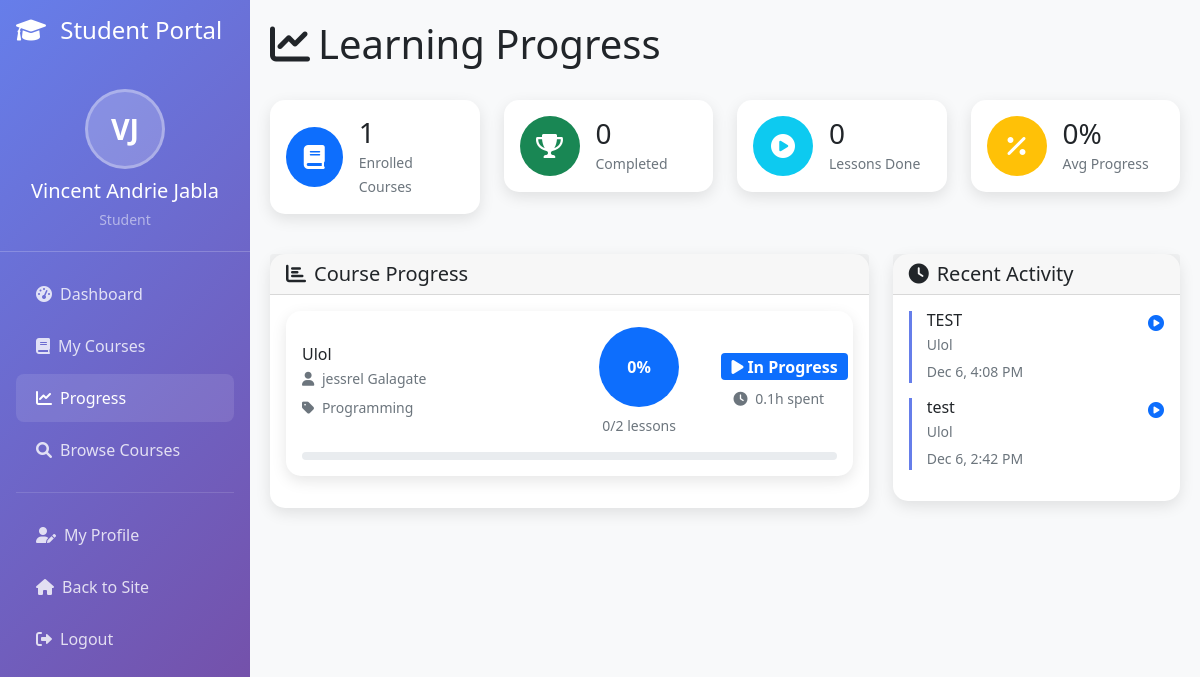
Screenshot of /student/progress.php (signed in) with the database file from the repository.
### tables this page shows
CREATE TABLE `users` (
  `id` int(11) NOT NULL,
  `username` varchar(50) NOT NULL,
  `email` varchar(100) NOT NULL,
  `password` varchar(255) NOT NULL,
  `first_name` varchar(50) NOT NULL,
  `last_name` varchar(50) NOT NULL,
  `role` enum('student','instructor','admin') DEFAULT 'student',
  `profile_image` varchar(255) DEFAULT NULL,
  `bio` text DEFAULT NULL,
  `phone` varchar(20) DEFAULT NULL,
  `date_of_birth` date DEFAULT NULL,
  `instructor_rating_average` decimal(3,2) DEFAULT 0.00,
  `instructor_rating_count` int(11) DEFAULT 0,
  `is_active` tinyint(1) DEFAULT 1,
  `email_verified` tinyint(1) DEFAULT 0,
  `created_at` timestamp NOT NULL DEFAULT current_timestamp(),
  `updated_at` timestamp NOT NULL DEFAULT current_timestamp() ON UPDATE current_timestamp()
);

CREATE TABLE `courses` (
  `id` int(11) NOT NULL,
  `title` varchar(200) NOT NULL,
  `description` text NOT NULL,
  `short_description` varchar(500) DEFAULT NULL,
  `instructor_id` int(11) NOT NULL,
  `category_id` int(11) NOT NULL,
  `price` decimal(10,2) DEFAULT 0.00,
  `is_free` tinyint(1) DEFAULT 1,
  `thumbnail` varchar(255) DEFAULT NULL,
  `video_preview` varchar(255) DEFAULT NULL,
  `level` enum('beginner','intermediate','advanced') DEFAULT 'beginner',
  `duration_hours` int(11) DEFAULT 0,
  `language` varchar(50) DEFAULT 'English',
  `requirements` text DEFAULT NULL,
  `what_you_learn` text DEFAULT NULL,
  `is_published` tinyint(1) DEFAULT 0,
  `is_featured` tinyint(1) DEFAULT 0,
  `enrollment_count` int(11) DEFAULT 0,
  `rating_average` decimal(3,2) DEFAULT 0.00,
  `rating_count` int(11) DEFAULT 0,
  `created_at` timestamp NOT NULL DEFAULT current_timestamp(),
  `updated_at` timestamp NOT NULL DEFAULT current_timestamp() ON UPDATE current_timestamp()
);

CREATE TABLE `categories` (
  `id` int(11) NOT NULL,
  `name` varchar(100) NOT NULL,
  `description` text DEFAULT NULL,
  `slug` varchar(100) NOT NULL,
  `image` varchar(255) DEFAULT NULL,
  `is_active` tinyint(1) DEFAULT 1,
  `created_at` timestamp NOT NULL DEFAULT current_timestamp()
);

CREATE TABLE `lesson_progress` (
  `id` int(11) NOT NULL,
  `student_id` int(11) NOT NULL,
  `lesson_id` int(11) NOT NULL,
  `course_id` int(11) NOT NULL,
  `is_completed` tinyint(1) DEFAULT 0,
  `completion_date` timestamp NULL DEFAULT NULL,
  `time_spent` int(11) DEFAULT 0,
  `last_position` int(11) DEFAULT 0,
  `created_at` timestamp NOT NULL DEFAULT current_timestamp(),
  `updated_at` timestamp NOT NULL DEFAULT current_timestamp() ON UPDATE current_timestamp()
);

CREATE TABLE `lessons` (
  `id` int(11) NOT NULL,
  `course_id` int(11) NOT NULL,
  `title` varchar(200) NOT NULL,
  `description` text DEFAULT NULL,
  `content` longtext DEFAULT NULL,
  `video_url` varchar(500) DEFAULT NULL,
  `video_duration` int(11) DEFAULT 0,
  `lesson_order` int(11) NOT NULL,
  `is_preview` tinyint(1) DEFAULT 0,
  `attachments` longtext DEFAULT NULL CHECK (json_valid(`attachments`)),
  `quiz_id` int(11) DEFAULT NULL,
  `is_published` tinyint(1) DEFAULT 1,
  `created_at` timestamp NOT NULL DEFAULT current_timestamp(),
  `updated_at` timestamp NOT NULL DEFAULT current_timestamp() ON UPDATE current_timestamp()
);

### student/progress.php (the view, shortened to what the rows shown need)
<?php
require_once __DIR__ . '/../classes/User.php';
$student_id = $_SESSION['user_id'];
try {
    $database = new Database();
    $conn = $database->getConnection();
    $query = "SELECT c.*, e.enrollment_date, e.progress_percentage, e.is_completed,
                     cat.name as category_name,
                     u.first_name as instructor_first_name, u.last_name as instructor_last_name,
                     (SELECT COUNT(*) FROM lessons l WHERE l.course_id = c.id AND l.is_published = 1) as total_lessons,
                     (SELECT COUNT(*) FROM lesson_progress lp
                      JOIN lessons l ON lp.lesson_id = l.id
                      WHERE lp.student_id = :student_id AND l.course_id = c.id AND lp.is_completed = 1) as completed_lessons,
                     (SELECT SUM(lp.time_spent) FROM lesson_progress lp
                      JOIN lessons l ON lp.lesson_id = l.id
                      WHERE lp.student_id = :student_id2 AND l.course_id = c.id) as total_time_spent
              FROM enrollments e
              JOIN courses c ON e.course_id = c.id
              JOIN categories cat ON c.category_id = cat.id
              JOIN users u ON c.instructor_id = u.id
              WHERE e.student_id = :student_id3
              ORDER BY e.enrollment_date DESC";
    $stmt = $conn->prepare($query);
    $stmt->bindParam(':student_id', $student_id);
    $stmt->bindParam(':student_id2', $student_id);
    $stmt->bindParam(':student_id3', $student_id);
    $stmt->execute();
    $course_progress = $stmt->fetchAll(PDO::FETCH_ASSOC);
    $query = "SELECT lp.*, l.title as lesson_title, c.title as course_title, c.id as course_id
              FROM lesson_progress lp
              JOIN lessons l ON lp.lesson_id = l.id
              JOIN courses c ON l.course_id = c.id
              WHERE lp.student_id = :student_id
              ORDER BY lp.updated_at DESC
              LIMIT 10";
    $stmt = $conn->prepare($query);
    $stmt->bindParam(':student_id', $student_id);
    $stmt->execute();
    $recent_activity = $stmt->fetchAll(PDO::FETCH_ASSOC);
} catch (Exception $e) {
    $overall_stats = ['total_enrolled' => 0, 'completed_courses' => 0, 'total_lessons' => 0, 'completed_lessons' => 0, 'avg_progress' => 0];
    $course_progress = [];
    $recent_activity = [];
}
?>
<!DOCTYPE html>
<html lang="en">
<head>
    <link href="https://cdn.jsdelivr.net/npm/bootstrap@5.1.3/dist/css/bootstrap.min.css" rel="stylesheet">
    <link href="https://cdnjs.cloudflare.com/ajax/libs/font-awesome/6.0.0/css/all.min.css" rel="stylesheet">
</head>
<body class="bg-light">
    <?php include 'includes/sidebar.php'; ?>
    <div class="main-content">
        <div class="d-flex justify-content-between align-items-center mb-4">
            <h1><i class="fas fa-chart-line me-2"></i>Learning Progress</h1>
        </div>
                <div class="row mb-4">
                    <div class="col-lg-8">
                        <div class="card">
                            <div class="card-body">
                                <?php if (!empty($course_progress)): ?>
                                    <?php foreach ($course_progress as $course): ?>
                                        <?php
                                        $progress = $course['total_lessons'] > 0 ?
                                            round(($course['completed_lessons'] / $course['total_lessons']) * 100) : 0;
                                        $time_spent_hours = $course['total_time_spent'] ? round($course['total_time_spent'] / 3600, 1) : 0;
                                        ?>
                                        <div class="card progress-card mb-3">
                                            <div class="card-body">
                                                <div class="row align-items-center">
                                                    <div class="col-md-6">
                                                        <h6 class="mb-1"><?php echo htmlspecialchars($course['title']); ?></h6>
                                                        <p class="text-muted small mb-2">
                                                            <i class="fas fa-user me-1"></i>
                                                            <?php echo htmlspecialchars($course['instructor_first_name'] . ' ' . $course['instructor_last_name']); ?>
                                                        </p>
                                                        <p class="text-muted small mb-0">
                                                            <i class="fas fa-tag me-1"></i>
                                                            <?php echo htmlspecialchars($course['category_name']); ?>
                                                        </p>
                                                    </div>
                                                    <div class="col-md-3">
                                                        <div class="text-center">
                                                            <div class="circular-progress bg-primary mx-auto">
                                                                <?php echo $progress; ?>%
                                                            </div>
                                                            <small class="text-muted mt-2 d-block">
                                                                <?php echo $course['completed_lessons']; ?>/<?php echo $course['total_lessons']; ?> lessons
                                                            </small>
                                                        </div>
                                                    </div>
                                                    <div class="col-md-3">
                                                        <div class="text-center">
                                                            <?php if ($course['is_completed']): ?>
                                                                <span class="badge bg-success fs-6 mb-2">
                                                                    <i class="fas fa-trophy me-1"></i>Completed
                                                                </span>
                                                            <?php else: ?>
                                                                <span class="badge bg-primary fs-6 mb-2">
                                                                    <i class="fas fa-play me-1"></i>In Progress
                                                                </span>
                                                            <?php endif; ?>
                                                            <div class="small text-muted">
                                                                <i class="fas fa-clock me-1"></i>
                                                                <?php echo $time_spent_hours; ?>h spent
                                                            </div>
                                                        </div>
                                                    </div>
                                                </div>
                                                <div class="progress mt-3" style="height: 8px;">
                                                </div>
                                            </div>
                                        </div>
                                    <?php endforeach; ?>
                                <?php endif; ?>
                            </div>
                        </div>
                    </div>
                    <div class="col-lg-4">
                        <div class="card">
                            <div class="card-body">
                                <?php if (!empty($recent_activity)): ?>
                                    <div style="max-height: 400px; overflow-y: auto;">
                                        <?php foreach ($recent_activity as $activity): ?>
                                            <div class="activity-item">
                                                <div class="d-flex justify-content-between align-items-start">
                                                    <div class="flex-grow-1">
                                                        <h6 class="mb-1"><?php echo htmlspecialchars($activity['lesson_title']); ?></h6>
                                                        <p class="text-muted small mb-1">
                                                            <?php echo htmlspecialchars($activity['course_title']); ?>
                                                        </p>
                                                        <small class="text-muted">
                                                            <?php echo date('M j, g:i A', strtotime($activity['updated_at'])); ?>
                                                        </small>
                                                    </div>
                                                    <div class="ms-2">
                                                        <?php if ($activity['is_completed']): ?>
                                                            <i class="fas fa-check-circle text-success"></i>
                                                        <?php else: ?>
                                                            <i class="fas fa-play-circle text-primary"></i>
                                                        <?php endif; ?>
                                                    </div>
                                                </div>
                                            </div>
                                        <?php endforeach; ?>
                                    </div>
                                <?php endif; ?>
                            </div>
                        </div>
                    </div>
                </div>
    </div>
</body>
</html>

### student/includes/sidebar.php (shortened to what the rows shown need)
<?php
if (!isset($student_user)) {
    $student_user = new User();
    $student_user->getUserById($_SESSION['user_id']);
}
?>
<div class="sidebar position-fixed" style="width: 250px; z-index: 1000;">
    <div class="admin-profile">
        <div class="admin-initials" style="display: none;">
            <?php echo strtoupper(substr($student_user->first_name, 0, 1) . substr($student_user->last_name, 0, 1)); ?>
        </div>
        <h5 class="text-white mb-1 mt-2"><?php echo htmlspecialchars($student_user->first_name . ' ' . $student_user->last_name); ?></h5>
        <small class="text-white-50">Student</small>
    </div>
</div>

### rows the page displays
users: first_name+last_name "VJ", first_name+last_name "Vincent Andrie Jabla"
courses: title "Ulol", instructor.last_name "jessrel Galagate", category.name "Programming", progress "0", completed_lessons "0", total_lessons "2", time_spent_hours "0.1"
lesson_progress: lesson.title "TEST", course.title "Ulol", updated_at "Dec 6, 4:08 PM", is_completed 0 (drawn)
lesson_progress: lesson.title "test", course.title "Ulol", updated_at "Dec 6, 2:42 PM", is_completed 0 (drawn)

### other values shown
$overall_stats['total_enrolled'] ?: 0 "1"
$overall_stats['completed_courses'] ?: 0 "0"
$overall_stats['completed_lessons'] ?: 0 "0"
$overall_stats['avg_progress'] ?: 0 "0"
